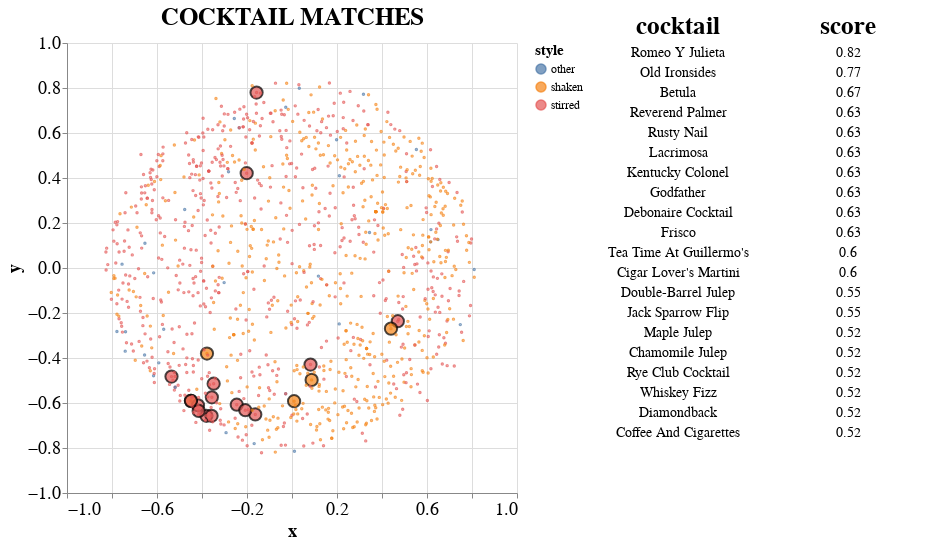

Source (notebook cell):
### Markdown cell above
### Want something to go with a cigar? 
- Seems to return a lot of whiskey drinks

### Code cell
C = CocktailQuery('cigar') 
C.plot_cocktail_map(20) # Returns top 20 cocktails

### Figure 1 — Vega-Lite specification as saved in the notebook (floating-point values rounded to 4 significant figures; data arrays with more than 128 entries replaced by an {"elided": "..."} marker saying what was removed)
{"config": {"view": {"continuousWidth": 400, "continuousHeight": 300, "strokeWidth": 0}, "axis": {"labelFontSize": 18, "titleFontSize": 18}, "legend": {"labelFontSize": 12, "titleFontSize": 15}, "title": {"fontSize": 25}}, "hconcat": [{"layer": [{"data": {"name": "data-0c21365b369520498d8c3e10f784cbe5"}, "mark": {"type": "point", "filled": true, "size": 150, "stroke": "black"}, "encoding": {"color": {"type": "nominal", "field": "style"}, "tooltip": [{"type": "nominal", "field": "cocktail"}, {"type": "nominal", "field": "ingredients"}, {"type": "nominal", "field": "style"}, {"type": "quantitative", "field": "score"}], "x": {"type": "quantitative", "field": "x"}, "y": {"type": "quantitative", "field": "y"}}, "height": 450, "selection": {"selector008": {"type": "interval", "bind": "scales", "encodings": ["x", "y"]}}, "title": "COCKTAIL MATCHES", "width": 450}, {"data": {"name": "data-99b516665e898e727e6f21848a5bb665"}, "mark": {"type": "point", "size": 2}, "encoding": {"color": {"type": "nominal", "field": "style"}, "x": {"type": "quantitative", "field": "x"}, "y": {"type": "quantitative", "field": "y"}}}]}, {"hconcat": [{"mark": {"type": "text", "fontSize": 14}, "encoding": {"text": {"type": "nominal", "field": "cocktail"}, "tooltip": [{"type": "nominal", "field": "ingredients"}, {"type": "nominal", "field": "style"}], "y": {"type": "ordinal", "axis": null, "field": "row_number"}}, "selection": {"selector007": {"type": "single", "empty": "all"}}, "title": "cocktail", "transform": [{"window": [{"op": "row_number", "field": "", "as": "row_number"}]}], "width": 150}, {"mark": {"type": "text", "fontSize": 14}, "encoding": {"text": {"type": "quantitative", "field": "score"}, "y": {"type": "ordinal", "axis": null, "field": "row_number"}}, "selection": {"selector007": {"type": "single", "empty": "all"}}, "title": "score", "transform": [{"window": [{"op": "row_number", "field": "", "as": "row_number"}]}], "width": 150}], "data": {"name": "data-0c21365b369520498d8c3e10f784cbe5"}}], "resolve": {"legend": {"color": "independent"}}, "$schema": "https://vega.github.io/schema/vega-lite/v4.8.1.json", "datasets": {"data-0c21365b369520498d8c3e10f784cbe5": [{"cocktail": "Romeo Y Julieta", "score": 0.82, "x": -0.1575, "y": 0.7797, "style": "stirred", "ingredients": "Aftel Tobacco Essence, 2 oz. Ron Zacapa Centenario 23 Rum, .5 oz. Carpano Antica Sweet Vermouth, .5 oz. Campari"}, {"cocktail": "Old Ironsides", "score": 0.77, "x": -0.2456, "y": -0.6075, "style": "stirred", "ingredients": "1.5 ounces Scarlet Ibis Rum, .5 ounce Cruzan Black Strap Rum, 1 ounce Dolin Rouge Vermouth, 1 teaspoon Lazzaroni Amaretto, 1 dash Fee Brothers Whiskey Barrel-Aged Bitters"}, {"cocktail": "Betula", "score": 0.67, "x": 0.009265, "y": -0.5919, "style": "shaken", "ingredients": "1 oz. Birch-Infused Rittenhouse Bonded Rye Whiskey, 1 oz. Matusalem Gran Reserva Rum, .5 oz. Lemon Juice, .5 oz. Deep Mountain Grade B Maple Syrup"}, {"cocktail": "Reverend Palmer", "score": 0.63, "x": -0.3482, "y": -0.5143, "style": "stirred", "ingredients": "2 oz. Black Tea-Infused Elijah Craig 12-Year-Old Bourbon Whiskey, .5 oz. Lemon Cordial, 2 dashes Angostura Bitters"}, {"cocktail": "Rusty Nail", "score": 0.63, "x": -0.3805, "y": -0.6568, "style": "stirred", "ingredients": "2 ounces Scotch Whisky, .75 ounce Drambuie"}, {"cocktail": "Lacrimosa", "score": 0.63, "x": -0.4178, "y": -0.6102, "style": "stirred", "ingredients": "2 oz. Rittenhouse Bonded Rye Whiskey, .75 oz. Amaro Luxardo, .75 oz. Amaro Ciociaro"}, {"cocktail": "Kentucky Colonel", "score": 0.63, "x": -0.4492, "y": -0.5904, "style": "shaken", "ingredients": "2 ounces Bourbon Whiskey, 1 ounce Bénédictine"}, {"cocktail": "Godfather", "score": 0.63, "x": -0.3574, "y": -0.657, "style": "stirred", "ingredients": "1 ounce Scotch Whisky, 1 ounce Amaretto"}, {"cocktail": "Debonaire Cocktail", "score": 0.63, "x": -0.4148, "y": -0.635, "style": "stirred", "ingredients": "2.5 ounces Highlands Malt Scotch Whisky, .75 ounce Canton Ginger Liqueur"}, {"cocktail": "Frisco", "score": 0.63, "x": -0.4492, "y": -0.5904, "style": "stirred", "ingredients": "2 oz. Old Potrero Hotaling's Rye Whiskey, .5 oz. Bénédictine"}, {"cocktail": "Tea Time At Guillermo's", "score": 0.6, "x": -0.1632, "y": -0.651, "style": "stirred", "ingredients": "1 ounce Fortaleza Reposado Tequila, 1 ounce Scarlet Ibis Rum, .5 ounce Queen Of Earl Tea-Infused Siembra Azul Reposado Tequila, .5 ounce Drambuie, 1 teaspoon Maple Syrup, 1 dash House Orange Bitters, 1 dash Fee Brothers Whiskey Barrel-Aged Bitters"}, {"cocktail": "Cigar Lover's Martini", "score": 0.6, "x": -0.2013, "y": 0.4214, "style": "stirred", "ingredients": "2.5 ounces VS Cognac, .5 ounce 5-year Tawny Port, Flamed Orange Peel (Garnish)"}, {"cocktail": "Double-Barrel Julep", "score": 0.55, "x": 0.4704, "y": -0.2366, "style": "stirred", "ingredients": "1.5 ounces Old Grand-Dad 114 Bourbon, .5 ounce Diplomático Reserva Exclusiva Rum, 1 teaspoon Massenez Crème De Pêche Peach Liqueur, 1 teaspoon Rich Demerara Syrup, .25 ounce Smith & Cross Rum, 4 dashes Fee Brothers Whiskey Barrel-Aged Bitters, Bouquet of Mint (Garnish)"}, {"cocktail": "Jack Sparrow Flip", "score": 0.55, "x": 0.4399, "y": -0.2696, "style": "shaken", "ingredients": "2 ounces Flor De Caña 7-Year Rum, .75 ounce Sandeman Rainwater Madeira, .75 ounce Rich Demerara Syrup, 1 whole Egg, 2 dashes Fee Brothers Whiskey Barrel-Aged Bitters, Cinnamon (Garnish)"}, {"cocktail": "Maple Julep", "score": 0.52, "x": -0.2075, "y": -0.6319, "style": "stirred", "ingredients": "2 ounces Old Overholt Rye Whiskey, .25 ounce Maple Syrup, Bouquet of Mint (Garnish)"}, {"cocktail": "Chamomile Julep", "score": 0.52, "x": 0.08229, "y": -0.4291, "style": "stirred", "ingredients": "2 ounces Chamomile-Infused Old Overholt Rye Whiskey, .25 ounce Simple Syrup, Bouquet of Mint (Garnish)"}, {"cocktail": "Rye Club Cocktail", "score": 0.52, "x": -0.3779, "y": -0.3801, "style": "shaken", "ingredients": "1.5 ounces Old Potrero Rye Whiskey, 1 ounce Curaçao, dash Orange Bitters (or Angostura Bitters)"}, {"cocktail": "Whiskey Fizz", "score": 0.52, "x": 0.08724, "y": -0.4972, "style": "shaken", "ingredients": "1.5 ounces American Whiskey, .75 ounce Lemon Juice, 1 ounce Simple Syrup, 3 ounces Lemon-Lime Soda"}, {"cocktail": "Diamondback", "score": 0.52, "x": -0.3562, "y": -0.5745, "style": "stirred", "ingredients": "2 ounces Rittenhouse 100 Rye Whiskey, .5 ounce Laird's Bonded Apple Brandy, .5 ounce Yellow Chartreuse"}, {"cocktail": "Coffee And Cigarettes", "score": 0.52, "x": -0.5356, "y": -0.4826, "style": "stirred", "ingredients": "2 ounces Caol Ila 12-Year Scotch Whisky, .5 ounce Galliano Ristretto, 1 teaspoon Carpano Antica Formula Vermouth, 2 dashes Bittermens Xocolatl Mole Bitters"}], "data-99b516665e898e727e6f21848a5bb665": {"elided": "1120 records"}}}
